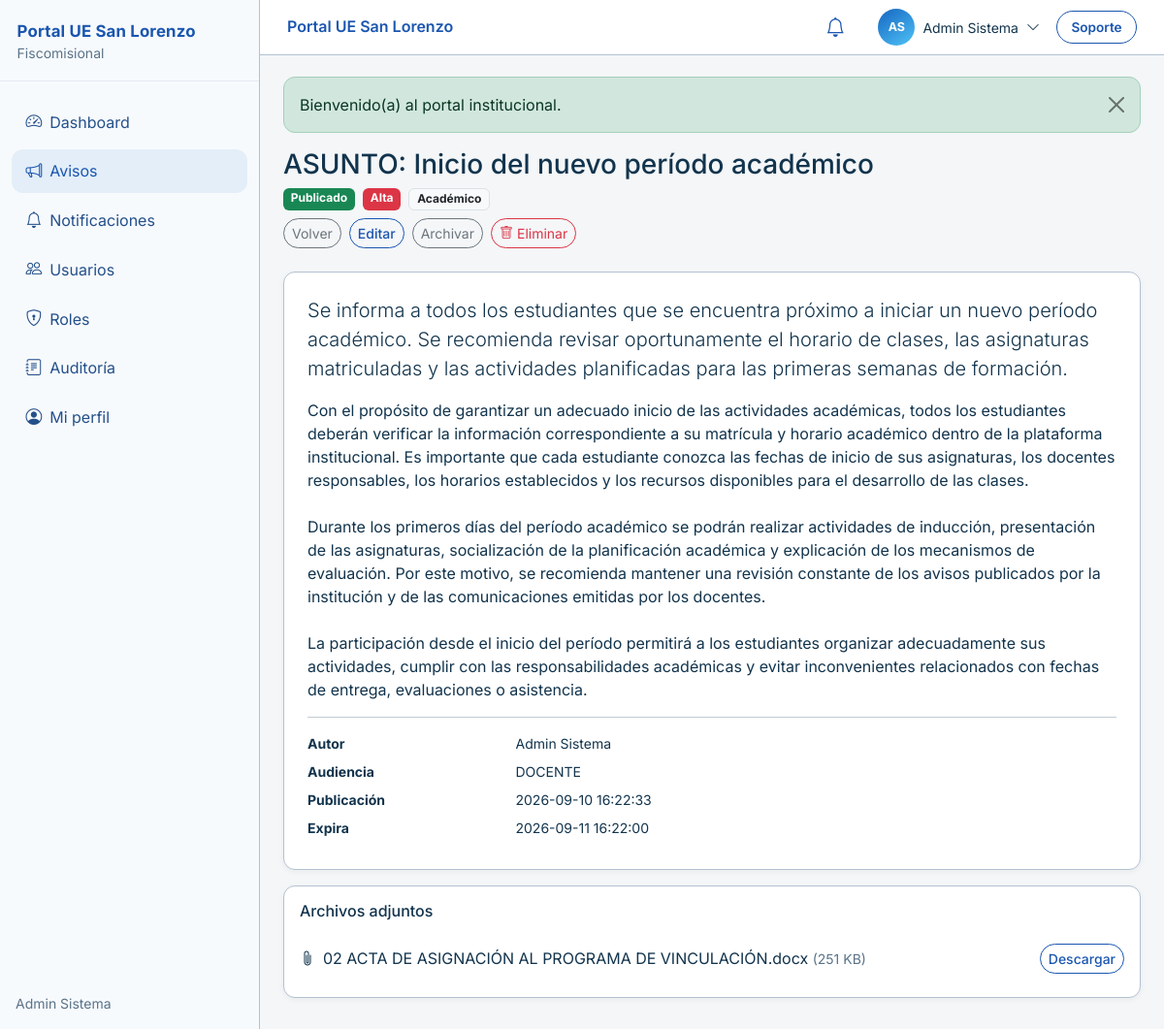
The app's page /app/public/announcements/6 (signed in) with its own data.
### tables this page shows
CREATE TABLE `announcements` (
  `id` bigint(20) UNSIGNED NOT NULL,
  `author_id` bigint(20) UNSIGNED NOT NULL,
  `title` varchar(200) NOT NULL,
  `description` varchar(500) DEFAULT NULL,
  `content` text NOT NULL,
  `category` varchar(100) DEFAULT NULL,
  `priority` enum('low','medium','high') NOT NULL DEFAULT 'medium',
  `status` enum('draft','published','archived') NOT NULL DEFAULT 'draft',
  `publish_at` datetime DEFAULT NULL,
  `expire_at` datetime DEFAULT NULL,
  `audience` varchar(255) DEFAULT NULL,
  `created_at` datetime NOT NULL DEFAULT current_timestamp(),
  `updated_at` datetime NOT NULL DEFAULT current_timestamp() ON UPDATE current_timestamp()
);

CREATE TABLE `attachments` (
  `id` bigint(20) UNSIGNED NOT NULL,
  `uploaded_by` bigint(20) UNSIGNED NOT NULL,
  `attachable_type` varchar(50) NOT NULL,
  `attachable_id` bigint(20) UNSIGNED NOT NULL,
  `original_name` varchar(255) NOT NULL,
  `stored_name` varchar(255) NOT NULL,
  `mime_type` varchar(100) NOT NULL,
  `extension` varchar(20) NOT NULL,
  `size_bytes` int(10) UNSIGNED NOT NULL,
  `disk_path` varchar(500) NOT NULL,
  `checksum_sha256` char(64) DEFAULT NULL,
  `created_at` datetime NOT NULL DEFAULT current_timestamp(),
  `updated_at` datetime NOT NULL DEFAULT current_timestamp() ON UPDATE current_timestamp()
);

### app/views/announcements/show.php (the view, shortened to what the rows shown need)
<?php
$priorityBadge = match ((string) ($announcement['priority'] ?? 'medium')) {
    'high' => 'danger',
    'low' => 'secondary',
    default => 'primary',
};
$priorityLabel = match ((string) ($announcement['priority'] ?? 'medium')) {
    'high' => 'Alta',
    'low' => 'Baja',
    default => 'Media',
};
$statusBadge = match ((string) ($announcement['status'] ?? 'draft')) {
    'published' => 'success',
    'archived' => 'secondary',
    default => 'warning',
};
$statusLabel = match ((string) ($announcement['status'] ?? 'draft')) {
    'published' => 'Publicado',
    'archived' => 'Archivado',
    default => 'Borrador',
};
?>
<div class="d-flex flex-wrap justify-content-between align-items-start gap-2 mb-4">
    <div>
        <h1 class="h3 mb-2"><?= e((string) $announcement['title']) ?></h1>
        <div class="d-flex flex-wrap gap-2">
            <span class="badge text-bg-<?= e($statusBadge) ?>"><?= e($statusLabel) ?></span>
            <span class="badge text-bg-<?= e($priorityBadge) ?>"><?= e($priorityLabel) ?></span>
            <?php if (!empty($announcement['category'])): ?>
                <span class="badge text-bg-light text-dark border"><?= e((string) $announcement['category']) ?></span>
            <?php endif; ?>
        </div>
    </div>
    <div class="d-flex flex-wrap gap-2">
        <a href="<?= e(url('/announcements')) ?>" class="btn btn-outline-secondary btn-sm">Volver</a>
        <?php if (!empty($canEdit)): ?>
            <a href="<?= e(url('/announcements/' . $announcement['id'] . '/edit')) ?>" class="btn btn-outline-primary btn-sm">Editar</a>
        <?php endif; ?>
        <?php if (!empty($canPublish) && ($announcement['status'] ?? '') === 'published'): ?>
            <form method="post" action="<?= e(url('/announcements/' . $announcement['id'] . '/archive')) ?>" class="d-inline">
                <button type="submit" class="btn btn-outline-secondary btn-sm">Archivar</button>
            </form>
        <?php endif; ?>
        <?php if (!empty($canDelete)): ?>
            <form method="post" action="<?= e(url('/announcements/' . $announcement['id'] . '/delete')) ?>" class="d-inline"
                  onsubmit="return confirm('¿Eliminar el aviso «<?= e(addslashes((string) $announcement['title'])) ?>»?\n\nEsta acción no se puede deshacer. Se borrarán también adjuntos y notificaciones asociadas.');">
                <button type="submit" class="btn btn-outline-danger btn-sm">
                    <i class="bi bi-trash me-1"></i>Eliminar
                </button>
            </form>
        <?php endif; ?>
    </div>
</div>
<div class="card-soft p-4 mb-3">
    <?php if (!empty($announcement['description'])): ?>
        <p class="lead"><?= e((string) $announcement['description']) ?></p>
    <?php endif; ?>
    <div class="announcement-body" style="white-space: pre-wrap;"><?= e((string) $announcement['content']) ?></div>
    <hr>
    <dl class="row small mb-0">
        <dt class="col-sm-3">Autor</dt>
        <dd class="col-sm-9"><?= e((string) ($announcement['author_name'] ?? '')) ?></dd>
        <dt class="col-sm-3">Audiencia</dt>
        <dd class="col-sm-9"><?= e((string) ($announcement['audience'] ?: 'ALL')) ?></dd>
        <dt class="col-sm-3">Publicación</dt>
        <dd class="col-sm-9"><?= e((string) ($announcement['publish_at'] ?? '—')) ?></dd>
        <dt class="col-sm-3">Expira</dt>
        <dd class="col-sm-9"><?= e((string) ($announcement['expire_at'] ?? '—')) ?></dd>
    </dl>
</div>
<?php if ($attachments !== []): ?>
<div class="card-soft p-3">
    <h2 class="h6 mb-3">Archivos adjuntos</h2>
    <ul class="list-group list-group-flush">
        <?php foreach ($attachments as $file): ?>
            <?php
            $bytes = (int) ($file['size_bytes'] ?? 0);
            $sizeLabel = $bytes >= 1048576
                ? number_format($bytes / 1048576, 1) . ' MB'
                : number_format(max(1, $bytes / 1024), 0) . ' KB';
            ?>
            <li class="list-group-item px-0 d-flex justify-content-between align-items-center gap-2">
                <span>
                    <i class="bi bi-paperclip me-2"></i><?= e((string) $file['original_name']) ?>
                    <span class="text-muted small">(<?= e($sizeLabel) ?>)</span>
                </span>
                <?php if (auth_can('files.download')): ?>
                    <a class="btn btn-sm btn-outline-primary" href="<?= e(url('/files/' . $file['id'] . '/download')) ?>">Descargar</a>
                <?php endif; ?>
            </li>
        <?php endforeach; ?>
    </ul>
</div>
<?php endif; ?>

### app/Router.php (shortened to what the rows shown need)
<?php
final class Router
{
    private array $routes = [];
    private function add(array $methods, string $path, mixed $handler, array $middleware): self
    {
        $this->routes[] = [
            'methods' => $methods,
            'path' => $this->normalizePath($path),
            'handler' => $handler,
            'middleware' => $middleware,
        ];
        return $this;
    }
    public function dispatch(?string $method = null, ?string $uri = null): void
    {
        $method = strtoupper($method ?? ($_SERVER['REQUEST_METHOD'] ?? 'GET'));
        $uri = $this->normalizePath($uri ?? $this->resolveUri());
        foreach ($this->routes as $route) {
            if (!in_array($method, $route['methods'], true)) {
                continue;
            }
            $params = $this->matchPath($route['path'], $uri);
            if ($params === null) {
                continue;
            }
            $pipeline = array_reduce(
                array_reverse($route['middleware']),
                function (Closure $next, string $middlewareName): Closure {
                    return function (array $params) use ($next, $middlewareName): void {
                        $this->runMiddleware($middlewareName, $params, $next);
                    };
                },
                function (array $params) use ($route): void {
                    $this->invoke($route['handler'], $params);
                }
            );
            $pipeline($params);
            return;
        }
    }
    private function runMiddleware(string $name, array $params, Closure $next): void
    {
        if (str_starts_with($name, 'permission:')) {
            $permission = substr($name, strlen('permission:'));
            $middleware = new \App\Middleware\PermissionMiddleware($permission);
            $middleware->handle($params, $next);
            return;
        }
        $middleware = new $class();
        $middleware->handle($params, $next);
    }
    private function invoke(mixed $handler, array $params): void
    {
        if (is_array($handler) && count($handler) === 2) {
            [$class, $action] = $handler;
            $controller = is_object($class) ? $class : new $class();
            $controller->{$action}(...array_values($params));
            return;
        }
        throw new RuntimeException('Handler de ruta inválido.');
    }
    private function resolveUri(): string
    {
        $uri = $_SERVER['REQUEST_URI'] ?? '/';
        $path = parse_url($uri, PHP_URL_PATH);
        $path = str_replace('\\', '/', $path);
        $bases = [];
        $scriptDir = str_replace('\\', '/', dirname((string) ($_SERVER['SCRIPT_NAME'] ?? '')));
        if ($scriptDir !== '/' && $scriptDir !== '\\' && $scriptDir !== '.' && $scriptDir !== '') {
            $bases[] = rtrim($scriptDir, '/');
        }
        $detected = app_base_path();
        if ($detected !== '') {
            $bases[] = $detected;
        }
        foreach (array_unique($bases) as $base) {
            if ($base !== '' && str_starts_with($path, $base . '/')) {
                $path = substr($path, strlen($base)) ?: '/';
                break;
            }
        }
        return $this->normalizePath($path);
    }
    private function normalizePath(string $path): string
    {
        $path = '/' . trim($path, '/');
        return $path === '/' ? '/' : rtrim($path, '/');
    }
    private function matchPath(string $routePath, string $uri): ?array
    {
        $pattern = preg_replace('#\{([a-zA-Z_][a-zA-Z0-9_]*)\}#', '(?P<$1>[^/]+)', $routePath);
        $regex = '#^' . $pattern . '$#';
        if (!preg_match($regex, $uri, $matches)) {
            return null;
        }
        $params = [];
        foreach ($matches as $key => $value) {
            if (is_string($key)) {
                $params[$key] = $value;
            }
        }
        return $params;
    }
}

### app/views/partials/sidebar.php (shortened to what the rows shown need)
<?php
$current = parse_url($_SERVER['REQUEST_URI'] ?? '/', PHP_URL_PATH) ?: '/';
$user = auth_user();
$items = [
    ['label' => 'Dashboard', 'path' => '/dashboard', 'icon' => 'bi-speedometer2', 'permission' => null],
    ['label' => 'Avisos', 'path' => '/announcements', 'icon' => 'bi-megaphone', 'permission' => 'announcements.view'],
    ['label' => 'Notificaciones', 'path' => '/notifications', 'icon' => 'bi-bell', 'permission' => 'notifications.view'],
    ['label' => 'Usuarios', 'path' => '/users', 'icon' => 'bi-people', 'permission' => 'users.view'],
    ['label' => 'Roles', 'path' => '/roles', 'icon' => 'bi-shield-lock', 'permission' => 'roles.view'],
    ['label' => 'Auditoría', 'path' => '/audit', 'icon' => 'bi-journal-text', 'permission' => 'audit.view'],
    ['label' => 'Mi perfil', 'path' => '/profile', 'icon' => 'bi-person-circle', 'permission' => null],
];
?>
<aside class="app-sidebar" id="app-sidebar" aria-label="Menú principal">
    <div class="brand d-flex align-items-start justify-content-between gap-2">
        <div>
            <h1>Portal UE San Lorenzo</h1>
            <small>Fiscomisional</small>
        </div>
    </div>
    <nav class="nav flex-column py-3">
        <?php foreach ($items as $item): ?>
            <?php
            $href = url($item['path']);
            $active = str_contains((string) $current, $item['path']) ? 'active' : '';
            ?>
            <a class="nav-link <?= e($active) ?>" href="<?= e($href) ?>">
                <i class="bi <?= e($item['icon']) ?> me-2" aria-hidden="true"></i><?= e($item['label']) ?>
            </a>
        <?php endforeach; ?>
    </nav>
    <?php if ($user): ?>
        <div class="px-3 pb-3 mt-auto small text-white-50">
            <?= e((string) ($user['name'] ?? 'Usuario')) ?>
        </div>
    <?php endif; ?>
</aside>

### app/views/partials/navbar.php (shortened to what the rows shown need)
<?php
$user = auth_user();
$displayName = (string) ($user['name'] ?? 'Cuenta');
$parts = preg_split('/\s+/', trim($displayName)) ?: [];
$initials = strtoupper(
    substr((string) ($parts[0] ?? 'U'), 0, 1) .
    substr((string) ($parts[1] ?? ''), 0, 1)
);
$navUnreadCount = 0;
if (auth_can('notifications.view') && auth_id() !== null) {
    $navUnreadCount = (new \App\Services\NotificationService())->countUnread((int) auth_id());
}
?>
<nav class="navbar navbar-expand-lg app-navbar px-3">
    <div class="container-fluid gap-2">
        <div class="d-flex align-items-center gap-2 min-w-0">
            <span class="navbar-brand mb-0 h1 fs-6 fw-semibold text-truncate">
                <?= e((string) config('app.name', 'Portal UE San Lorenzo')) ?>
            </span>
        </div>
        <div class="d-flex align-items-center gap-2 gap-md-3 ms-auto">
            <?php if (auth_can('notifications.view')): ?>
                <a
                    href="<?= e(url('/notifications')) ?>"
                    id="navNotificationBell"
                    class="nav-notification-bell text-decoration-none"
                    title="Notificaciones<?= $navUnreadCount > 0 ? ' (' . $navUnreadCount . ' sin leer)' : '' ?>"
                    aria-label="<?= e($navUnreadCount > 0
                        ? 'Notificaciones, ' . $navUnreadCount . ' sin leer'
                        : 'Notificaciones') ?>"
                    data-unread-url="<?= e(url('/notifications/unread-count')) ?>"
                >
                    <i class="bi bi-bell fs-5" aria-hidden="true"></i>
                </a>
            <?php endif; ?>
            <div class="dropdown">
                <button
                    class="btn btn-link text-decoration-none d-flex align-items-center gap-2 p-0"
                    type="button"
                    id="userMenuButton"
                    data-bs-toggle="dropdown"
                    aria-expanded="false"
                    aria-haspopup="true"
                >
                    <span class="user-avatar" aria-hidden="true"><?= e($initials) ?></span>
                    <span class="d-none d-md-inline text-light small"><?= e($displayName) ?></span>
                    <i class="bi bi-chevron-down text-light small"></i>
                </button>
            </div>
            <button type="button" class="btn-soporte" data-bs-toggle="modal" data-bs-target="#soporteModal">
                Soporte
            </button>
        </div>
    </div>
</nav>

### app/views/partials/alerts.php
<?php
$types = [
    'success' => 'success',
    'error' => 'danger',
    'danger' => 'danger',
    'warning' => 'warning',
    'info' => 'info',
];
foreach ($types as $flashKey => $bootstrapClass):
    $message = flash($flashKey);
    if ($message === null || $message === '') {
        continue;
    }
    ?>
    <div class="alert alert-<?= e($bootstrapClass) ?> alert-dismissible fade show" role="alert">
        <?= e(is_scalar($message) ? (string) $message : json_encode($message, JSON_UNESCAPED_UNICODE)) ?>
        <button type="button" class="btn-close" data-bs-dismiss="alert" aria-label="Cerrar"></button>
    </div>
<?php endforeach; ?>

### records on screen
announcements: label "Dashboard", label "Avisos", label "Notificaciones", label "Usuarios", label "Roles", label "Auditoría", label "Mi perfil", name "Admin Sistema", initials "AS", displayName "Admin Sistema", message "Bienvenido(a) al portal institucional.", title "ASUNTO: Inicio del nuevo período académico", status "Publicado", priority "Alta", category "Académico", description "Se informa a todos los estudiantes que se encuentra próximo a iniciar un nuevo período académico. Se recomienda revisar oportunamente el horario de clases, las asignaturas matriculadas y las actividades planificadas para las primeras semanas de formación.", content "Con el propósito de garantizar un adecuado inicio de las actividades académicas, todos los estudiantes deberán verificar la información correspondiente a su matrícula y horario académico dentro de la plataforma institucional. Es importante que cada estudiante conozca las fechas de inicio de sus asignaturas, los docentes responsables, los horarios establecidos y los recursos disponibles para el desarrollo de las clases. Durante los primeros días del período académico se podrán realizar actividades de inducción, presentación de las asignaturas, socialización de la planificación académica y explicación de los mecanismos de evaluación. Por este motivo, se recomienda mantener una revisión…", author_name "Admin Sistema", audience "DOCENTE", publish_at "2026-09-10 16:22:33", expire_at "2026-09-11 16:22:00"
attachments: original_name "02 ACTA DE ASIGNACIÓN AL PROGRAMA DE VINCULACIÓN.docx", size_bytes "251 KB"
